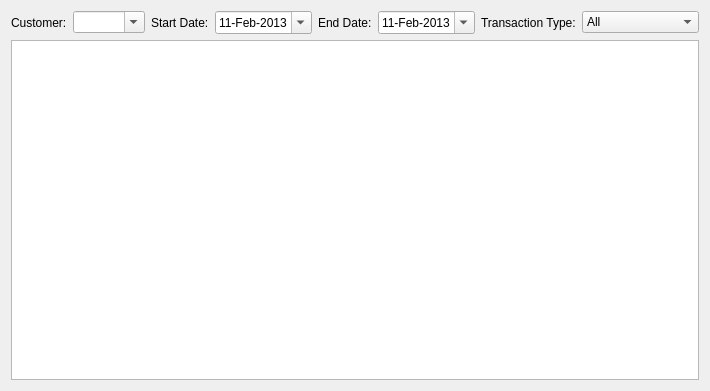
<?xml version="1.0" encoding="UTF-8"?>
<ui version="4.0">
 <class>TransactionView</class>
 <widget class="QWidget" name="TransactionView">
  <property name="geometry">
   <rect>
    <x>0</x>
    <y>0</y>
    <width>652</width>
    <height>391</height>
   </rect>
  </property>
  <property name="windowTitle">
   <string>Transactions</string>
  </property>
  <layout class="QVBoxLayout" name="verticalLayout">
   <item>
    <layout class="QHBoxLayout" name="horizontalLayout">
     <item>
      <widget class="QLabel" name="label">
       <property name="text">
        <string>Customer:</string>
       </property>
      </widget>
     </item>
     <item>
      <widget class="QComboBox" name="cboCustomers">
       <property name="sizePolicy">
        <sizepolicy hsizetype="Preferred" vsizetype="Fixed">
         <horstretch>1</horstretch>
         <verstretch>0</verstretch>
        </sizepolicy>
       </property>
       <property name="editable">
        <bool>true</bool>
       </property>
      </widget>
     </item>
     <item>
      <widget class="QLabel" name="label_2">
       <property name="text">
        <string>Start Date:</string>
       </property>
      </widget>
     </item>
     <item>
      <widget class="QDateEdit" name="dtpStartDate">
       <property name="date">
        <date>
         <year>2013</year>
         <month>2</month>
         <day>11</day>
        </date>
       </property>
       <property name="displayFormat">
        <string>dd-MMM-yyyy</string>
       </property>
       <property name="calendarPopup">
        <bool>true</bool>
       </property>
      </widget>
     </item>
     <item>
      <widget class="QLabel" name="label_3">
       <property name="text">
        <string>End Date:</string>
       </property>
      </widget>
     </item>
     <item>
      <widget class="QDateEdit" name="dtpEndDate">
       <property name="date">
        <date>
         <year>2013</year>
         <month>2</month>
         <day>11</day>
        </date>
       </property>
       <property name="displayFormat">
        <string>dd-MMM-yyyy</string>
       </property>
       <property name="calendarPopup">
        <bool>true</bool>
       </property>
      </widget>
     </item>
     <item>
      <widget class="QLabel" name="label_4">
       <property name="text">
        <string>Transaction Type:</string>
       </property>
      </widget>
     </item>
     <item>
      <widget class="QComboBox" name="cboTxnType">
       <property name="sizePolicy">
        <sizepolicy hsizetype="Preferred" vsizetype="Fixed">
         <horstretch>1</horstretch>
         <verstretch>0</verstretch>
        </sizepolicy>
       </property>
       <item>
        <property name="text">
         <string>All</string>
        </property>
       </item>
       <item>
        <property name="text">
         <string>Invoice</string>
        </property>
       </item>
       <item>
        <property name="text">
         <string>Payment</string>
        </property>
       </item>
       <item>
        <property name="text">
         <string>Credit Note</string>
        </property>
       </item>
       <item>
        <property name="text">
         <string>General Journal</string>
        </property>
       </item>
      </widget>
     </item>
    </layout>
   </item>
   <item>
    <widget class="QTreeView" name="trvData">
     <property name="alternatingRowColors">
      <bool>false</bool>
     </property>
     <attribute name="headerStretchLastSection">
      <bool>false</bool>
     </attribute>
    </widget>
   </item>
  </layout>
 </widget>
 <resources/>
 <connections/>
</ui>
